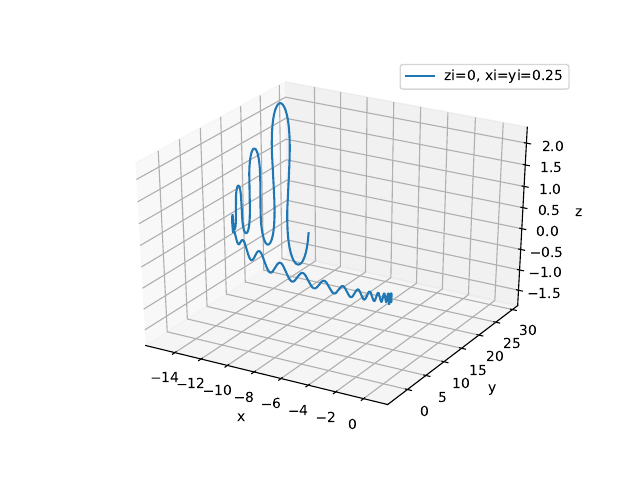

Generate this figure with Python:
from __future__ import division
import matplotlib as mpl
from mpl_toolkits.mplot3d import Axes3D
import numpy as np
import matplotlib.pyplot as plt


e_0 =1
q = -1
m = 1
Q = 1
w = 1
A = 10
u = 1


vx = 0.0
vy = 0.0
vz = 0.0

rx = 0.25
ry = 0.25
rz = 0.0

dt = 0.05 

# note that Ex and Ey are always zero#
def F_ez(t,x,y,z):
    return -q*(1/(e_0*A))*Q*np.cos(w*t)

def F_bx(t,x,y,z):
    return q*(u*np.sqrt(x**2+y**2)/(2*A))*(w*Q*np.sin(w*t))*(-y/np.sqrt(x**2+y**2))*vz

def F_by(t,x,y,z):
    return q*(u*np.sqrt(x**2+y**2)/(2*A))*(w*Q*np.sin(w*t))*(x/np.sqrt(x**2+y**2))*vz

def F_bz(t,x,y,z):
    return q*(-(u*np.sqrt(x**2+y**2)/(2*A))*(w*Q*np.sin(w*t))*(x/np.sqrt(x**2+y**2))*vx-(u*np.sqrt(x**2+y**2)/(2*A))*(w*Q*np.sin(w*t))*(-y/np.sqrt(x**2+y**2))*vy)


Tmax = 150

t = np.arange(0,Tmax, dt)


X = np.zeros((int(Tmax/dt)))
Y = np.zeros((int(Tmax/dt)))
Z = np.zeros((int(Tmax/dt))) 

X[0] = rx
Y[0] = ry
Z[0] = rz


#Using euler's method twice#
index = 0
for i in t:
    if (index >= int(Tmax/dt)-1):
        break
    else: 
        ax = F_bx(i, X[index], Y[index], Z[index])/m
        ay = F_by(i, X[index], Y[index], Z[index])/m
        az = (F_ez(i,X[index], Y[index], Z[index])+F_bz(i,X[index], Y[index], Z[index]))/m

        vx = vx + ax*dt
        vy = vy + ay*dt
        vz = vz + az*dt

        X[index+1] = X[index] + vx*dt + 0.5*ax*dt**2
        Y[index+1] = Y[index] + vy*dt + 0.5*ay*dt**2
        Z[index+1] = Z[index] + vz*dt + 0.5*az*dt**2

        index += 1 

fig = plt.figure()
ax = fig.gca(projection='3d')
ax.plot(X,Y,Z, label='zi=0, xi=yi=0.25')
ax.set_xlabel('x')
ax.set_ylabel('y')
ax.set_zlabel('z')
ax.legend() 
plt.savefig('trajectory.pdf')
plt.show()
